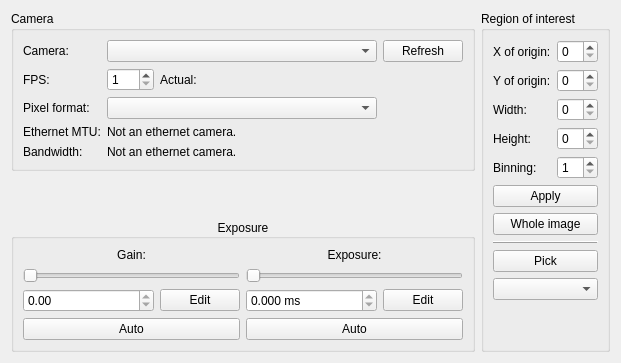
      <widget class="QWidget" name="basicTab">
       <attribute name="title">
        <string>Camera</string>
       </attribute>
       <layout class="QVBoxLayout" name="verticalLayout_2">
        <item>
         <layout class="QHBoxLayout" name="horizontalLayout_18">
          <item>
           <layout class="QVBoxLayout" name="verticalLayout_15">
            <item>
             <widget class="QGroupBox" name="cameraBox">
              <property name="sizePolicy">
               <sizepolicy hsizetype="Minimum" vsizetype="Minimum">
                <horstretch>0</horstretch>
                <verstretch>0</verstretch>
               </sizepolicy>
              </property>
              <property name="maximumSize">
               <size>
                <width>16777215</width>
                <height>16777215</height>
               </size>
              </property>
              <property name="title">
               <string>Camera</string>
              </property>
              <layout class="QFormLayout" name="formLayout">
               <property name="fieldGrowthPolicy">
                <enum>QFormLayout::ExpandingFieldsGrow</enum>
               </property>
               <item row="0" column="0">
                <widget class="QLabel" name="label">
                 <property name="text">
                  <string>Camera:</string>
                 </property>
                </widget>
               </item>
               <item row="0" column="1">
                <layout class="QHBoxLayout" name="horizontalLayout_4">
                 <item>
                  <widget class="QComboBox" name="cameraSelector">
                   <property name="toolTip">
                    <string>Select camera.</string>
                   </property>
                   <property name="minimumContentsLength">
                    <number>30</number>
                   </property>
                  </widget>
                 </item>
                 <item>
                  <widget class="QPushButton" name="refreshCamerasButton">
                   <property name="toolTip">
                    <string>Refresh camera list.</string>
                   </property>
                   <property name="text">
                    <string>Refresh</string>
                   </property>
                   <property name="icon">
                    <iconset theme="view-refresh">
                     <normaloff>.</normaloff>.</iconset>
                   </property>
                  </widget>
                 </item>
                </layout>
               </item>
               <item row="2" column="0">
                <widget class="QLabel" name="label_9">
                 <property name="text">
                  <string>FPS:</string>
                 </property>
                </widget>
               </item>
               <item row="2" column="1">
                <layout class="QHBoxLayout" name="horizontalLayout_7">
                 <item>
                  <widget class="QSpinBox" name="fpsSpinbox">
                   <property name="toolTip">
                    <string>Camera's frame rate setting.</string>
                   </property>
                   <property name="minimum">
                    <number>1</number>
                   </property>
                   <property name="maximum">
                    <number>999</number>
                   </property>
                  </widget>
                 </item>
                 <item>
                  <widget class="QLabel" name="label_14">
                   <property name="toolTip">
                    <string>Actual frame rate.</string>
                   </property>
                   <property name="text">
                    <string>Actual: </string>
                   </property>
                  </widget>
                 </item>
                 <item>
                  <widget class="QLabel" name="actualFPS">
                   <property name="toolTip">
                    <string>Actual frame rate.</string>
                   </property>
                   <property name="text">
                    <string/>
                   </property>
                  </widget>
                 </item>
                </layout>
               </item>
               <item row="3" column="0">
                <widget class="QLabel" name="label_2">
                 <property name="text">
                  <string>Pixel format:</string>
                 </property>
                </widget>
               </item>
               <item row="3" column="1">
                <widget class="QComboBox" name="pixelFormatSelector">
                 <property name="toolTip">
                  <string>Select the camera's pixel format.</string>
                 </property>
                 <property name="minimumContentsLength">
                  <number>30</number>
                 </property>
                </widget>
               </item>
               <item row="4" column="0">
                <widget class="QLabel" name="label_3">
                 <property name="text">
                  <string>Ethernet MTU:</string>
                 </property>
                </widget>
               </item>
               <item row="4" column="1">
                <widget class="QLabel" name="cameraMTUDescription">
                 <property name="text">
                  <string>Not an ethernet camera.</string>
                 </property>
                </widget>
               </item>
               <item row="5" column="0">
                <widget class="QLabel" name="label_13">
                 <property name="text">
                  <string>Bandwidth:</string>
                 </property>
                </widget>
               </item>
               <item row="5" column="1">
                <widget class="QLabel" name="bandwidthDescription">
                 <property name="text">
                  <string>Not an ethernet camera.</string>
                 </property>
                </widget>
               </item>
              </layout>
             </widget>
            </item>
            <item>
             <spacer name="verticalSpacer">
              <property name="orientation">
               <enum>Qt::Vertical</enum>
              </property>
              <property name="sizeHint" stdset="0">
               <size>
                <width>20</width>
                <height>40</height>
               </size>
              </property>
             </spacer>
            </item>
            <item>
             <widget class="QGroupBox" name="Exposure">
              <property name="sizePolicy">
               <sizepolicy hsizetype="Minimum" vsizetype="Minimum">
                <horstretch>0</horstretch>
                <verstretch>0</verstretch>
               </sizepolicy>
              </property>
              <property name="maximumSize">
               <size>
                <width>16777215</width>
                <height>16777215</height>
               </size>
              </property>
              <property name="title">
               <string>Exposure</string>
              </property>
              <property name="alignment">
               <set>Qt::AlignCenter</set>
              </property>
              <layout class="QHBoxLayout" name="horizontalLayout_3">
               <item>
                <layout class="QVBoxLayout" name="verticalLayout_4">
                 <item>
                  <widget class="QLabel" name="label_10">
                   <property name="text">
                    <string>Gain:</string>
                   </property>
                   <property name="alignment">
                    <set>Qt::AlignCenter</set>
                   </property>
                  </widget>
                 </item>
                 <item>
                  <widget class="QSlider" name="gainSlider">
                   <property name="orientation">
                    <enum>Qt::Horizontal</enum>
                   </property>
                  </widget>
                 </item>
                 <item>
                  <layout class="QHBoxLayout" name="horizontalLayout_9">
                   <item>
                    <widget class="QDoubleSpinBox" name="gainSpinbox">
                     <property name="sizePolicy">
                      <sizepolicy hsizetype="MinimumExpanding" vsizetype="Fixed">
                       <horstretch>0</horstretch>
                       <verstretch>0</verstretch>
                      </sizepolicy>
                     </property>
                     <property name="readOnly">
                      <bool>true</bool>
                     </property>
                    </widget>
                   </item>
                   <item>
                    <widget class="QPushButton" name="editGainButton">
                     <property name="toolTip">
                      <string>Enter value manually.</string>
                     </property>
                     <property name="text">
                      <string>Edit</string>
                     </property>
                     <!--
                     <property name="icon">
                      <iconset theme="edit-clear-locationbar-rtl">
                       <normaloff>.</normaloff>.</iconset>
                     </property>
                     -->
                    </widget>
                   </item>
                  </layout>
                 </item>
                 <item>
                  <widget class="QPushButton" name="gainAutoButton">
                   <property name="toolTip">
                    <string>Let camera control sensor gain.</string>
                   </property>
                   <property name="text">
                    <string>Auto</string>
                   </property>
                   <property name="checkable">
                    <bool>true</bool>
                   </property>
                  </widget>
                 </item>
                </layout>
               </item>
               <item>
                <layout class="QVBoxLayout" name="verticalLayout_5">
                 <item>
                  <widget class="QLabel" name="label_11">
                   <property name="text">
                    <string>Exposure:</string>
                   </property>
                   <property name="alignment">
                    <set>Qt::AlignCenter</set>
                   </property>
                  </widget>
                 </item>
                 <item>
                  <widget class="QSlider" name="exposureSlider">
                   <property name="orientation">
                    <enum>Qt::Horizontal</enum>
                   </property>
                  </widget>
                 </item>
                 <item>
                  <layout class="QHBoxLayout" name="horizontalLayout_10">
                   <item>
                    <widget class="QDoubleSpinBox" name="exposureSpinbox">
                     <property name="sizePolicy">
                      <sizepolicy hsizetype="MinimumExpanding" vsizetype="Fixed">
                       <horstretch>0</horstretch>
                       <verstretch>0</verstretch>
                      </sizepolicy>
                     </property>
                     <property name="readOnly">
                      <bool>true</bool>
                     </property>
                     <property name="suffix">
                      <string> ms</string>
                     </property>
                     <property name="decimals">
                      <number>3</number>
                     </property>
                     <property name="singleStep">
                      <double>0.001000000000000</double>
                     </property>
                    </widget>
                   </item>
                   <item>
                    <widget class="QPushButton" name="editExposureButton">
                     <property name="toolTip">
                      <string>Enter value manually.</string>
                     </property>
                     <property name="text">
                      <string>Edit</string>
                     </property>
                     <!--
                     <property name="icon">
                      <iconset theme="edit-clear-locationbar-rtl">
                       <normaloff>.</normaloff>.</iconset>
                     </property>
                     -->
                    </widget>
                   </item>
                  </layout>
                 </item>
                 <item>
                  <widget class="QPushButton" name="exposureAutoButton">
                   <property name="toolTip">
                    <string>Let camera control exposure time.</string>
                   </property>
                   <property name="text">
                    <string>Auto</string>
                   </property>
                   <property name="checkable">
                    <bool>true</bool>
                   </property>
                  </widget>
                 </item>
                </layout>
               </item>
              </layout>
             </widget>
            </item>
           </layout>
          </item>
          <item>
           <widget class="QGroupBox" name="roiBox">
            <property name="sizePolicy">
             <sizepolicy hsizetype="Minimum" vsizetype="Minimum">
              <horstretch>0</horstretch>
              <verstretch>0</verstretch>
             </sizepolicy>
            </property>
            <property name="title">
             <string>Region of interest</string>
            </property>
            <layout class="QVBoxLayout" name="verticalLayout_3">
             <item>
              <layout class="QFormLayout" name="formLayout_2">
               <property name="fieldGrowthPolicy">
                <enum>QFormLayout::ExpandingFieldsGrow</enum>
               </property>
               <item row="0" column="0">
                <widget class="QLabel" name="label_5">
                 <property name="text">
                  <string>X of origin:</string>
                 </property>
                </widget>
               </item>
               <item row="0" column="1">
                <widget class="QSpinBox" name="xSpinbox">
                 <property name="singleStep">
                  <number>2</number>
                 </property>
                </widget>
               </item>
               <item row="1" column="0">
                <widget class="QLabel" name="label_6">
                 <property name="text">
                  <string>Y of origin:</string>
                 </property>
                </widget>
               </item>
               <item row="1" column="1">
                <widget class="QSpinBox" name="ySpinbox">
                 <property name="singleStep">
                  <number>2</number>
                 </property>
                </widget>
               </item>
               <item row="2" column="0">
                <widget class="QLabel" name="label_7">
                 <property name="text">
                  <string>Width:</string>
                 </property>
                </widget>
               </item>
               <item row="2" column="1">
                <widget class="QSpinBox" name="wSpinbox">
                 <property name="singleStep">
                  <number>2</number>
                 </property>
                </widget>
               </item>
               <item row="3" column="0">
                <widget class="QLabel" name="label_8">
                 <property name="text">
                  <string>Height:</string>
                 </property>
                </widget>
               </item>
               <item row="3" column="1">
                <widget class="QSpinBox" name="hSpinbox">
                 <property name="singleStep">
                  <number>2</number>
                 </property>
                </widget>
               </item>
               <item row="4" column="0">
                <widget class="QLabel" name="label_4">
                 <property name="text">
                  <string>Binning:</string>
                 </property>
                </widget>
               </item>
               <item row="4" column="1">
                <widget class="QSpinBox" name="binSpinBox">
                 <property name="minimum">
                  <number>1</number>
                 </property>
                </widget>
               </item>
              </layout>
             </item>
             <item>
              <widget class="QPushButton" name="applyROIButton">
               <property name="toolTip">
                <string>Set the camera's ROI.</string>
               </property>
               <property name="text">
                <string>Apply</string>
               </property>
              </widget>
             </item>
             <item>
              <widget class="QPushButton" name="resetROIButton">
               <property name="toolTip">
                <string>Reset ROI to the maximum, effective immediately.</string>
               </property>
               <property name="text">
                <string>Whole image</string>
               </property>
              </widget>
             </item>
             <item>
              <widget class="QFrame" name="frame">
               <property name="frameShape">
                <enum>QFrame::HLine</enum>
               </property>
               <property name="frameShadow">
                <enum>QFrame::Raised</enum>
               </property>
              </widget>
             </item>
             <item>
              <widget class="QPushButton" name="pickROIButton">
               <property name="toolTip">
                <string>Select ROI by drawing a rectangle on the video display.</string>
               </property>
               <property name="text">
                <string>Pick</string>
               </property>
               <!--
               <property name="icon">
                <iconset theme="edit-select">
                 <normaloff>.</normaloff>.</iconset>
               </property>
               -->
               <property name="checkable">
                <bool>true</bool>
               </property>
              </widget>
             </item>
             <item>
              <widget class="QArv::ROIcomboBox" name="ROIsizeCombo">
               <property name="toolTip">
                <string>Choose a size of ROI used for picking.</string>
               </property>
               <property name="insertPolicy">
                <enum>QComboBox::NoInsert</enum>
               </property>
              </widget>
             </item>
             <item>
              <spacer name="verticalSpacer_2">
               <property name="orientation">
                <enum>Qt::Vertical</enum>
               </property>
               <property name="sizeHint" stdset="0">
                <size>
                 <width>20</width>
                 <height>40</height>
                </size>
               </property>
              </spacer>
             </item>
            </layout>
           </widget>
          </item>
         </layout>
        </item>
       </layout>
      </widget>
